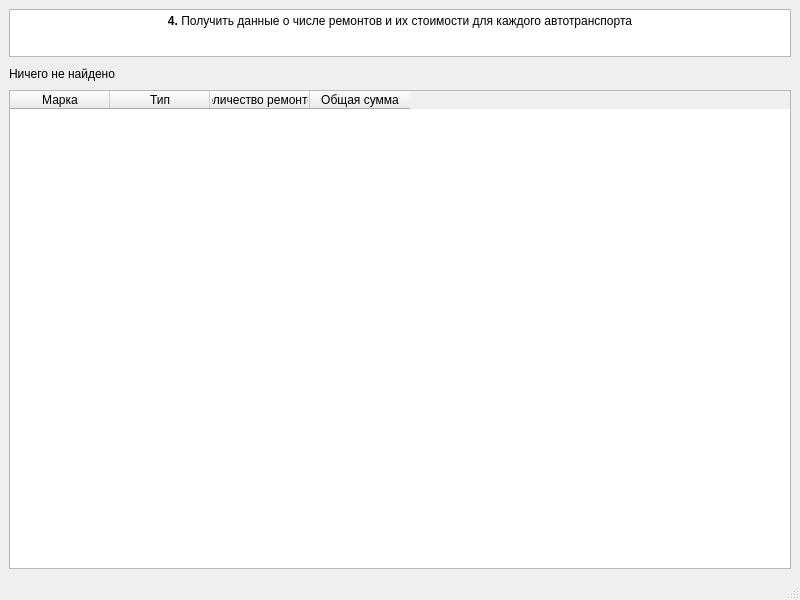
<?xml version="1.0" encoding="UTF-8"?>
<ui version="4.0">
 <class>MainWindow</class>
 <widget class="QMainWindow" name="MainWindow">
  <property name="windowModality">
   <enum>Qt::NonModal</enum>
  </property>
  <property name="geometry">
   <rect>
    <x>0</x>
    <y>0</y>
    <width>800</width>
    <height>600</height>
   </rect>
  </property>
  <property name="maximumSize">
   <size>
    <width>16777215</width>
    <height>16777210</height>
   </size>
  </property>
  <property name="windowTitle">
   <string>Запрос 4</string>
  </property>
  <widget class="QWidget" name="centralwidget">
   <layout class="QVBoxLayout" name="verticalLayout_2">
    <item>
     <layout class="QVBoxLayout" name="verticalLayout">
      <item>
       <widget class="QTextBrowser" name="textBrowser">
        <property name="enabled">
         <bool>true</bool>
        </property>
        <property name="maximumSize">
         <size>
          <width>16777215</width>
          <height>48</height>
         </size>
        </property>
        <property name="html">
         <string>&lt;!DOCTYPE HTML PUBLIC &quot;-//W3C//DTD HTML 4.0//EN&quot; &quot;http://www.w3.org/TR/REC-html40/strict.dtd&quot;&gt;
&lt;html&gt;&lt;head&gt;&lt;meta name=&quot;qrichtext&quot; content=&quot;1&quot; /&gt;&lt;style type=&quot;text/css&quot;&gt;
p, li { white-space: pre-wrap; }
&lt;/style&gt;&lt;/head&gt;&lt;body style=&quot; font-family:'MS Shell Dlg 2'; font-size:7.8pt; font-weight:400; font-style:normal;&quot;&gt;
&lt;p align=&quot;center&quot; style=&quot; margin-top:0px; margin-bottom:0px; margin-left:0px; margin-right:0px; -qt-block-indent:0; text-indent:0px;&quot;&gt;&lt;span style=&quot; font-size:9pt; font-weight:600;&quot;&gt;4.&lt;/span&gt;&lt;span style=&quot; font-size:9pt;&quot;&gt; Получить данные о числе ремонтов и их стоимости для каждого автотранспорта&lt;/span&gt;&lt;/p&gt;&lt;/body&gt;&lt;/html&gt;</string>
        </property>
       </widget>
      </item>
      <item>
       <widget class="QLabel" name="label">
        <property name="maximumSize">
         <size>
          <width>16777215</width>
          <height>21</height>
         </size>
        </property>
        <property name="font">
         <font>
          <pointsize>9</pointsize>
         </font>
        </property>
        <property name="text">
         <string>Ничего не найдено</string>
        </property>
       </widget>
      </item>
     </layout>
    </item>
    <item>
     <layout class="QHBoxLayout" name="horizontalLayout">
      <item>
       <widget class="QTableWidget" name="tableWidget">
        <property name="showGrid">
         <bool>true</bool>
        </property>
        <property name="gridStyle">
         <enum>Qt::SolidLine</enum>
        </property>
        <property name="sortingEnabled">
         <bool>false</bool>
        </property>
        <property name="wordWrap">
         <bool>true</bool>
        </property>
        <property name="cornerButtonEnabled">
         <bool>false</bool>
        </property>
        <property name="rowCount">
         <number>0</number>
        </property>
        <property name="columnCount">
         <number>4</number>
        </property>
        <column>
         <property name="text">
          <string>Марка</string>
         </property>
         <property name="font">
          <font>
           <family>MS Shell Dlg 2</family>
           <pointsize>9</pointsize>
          </font>
         </property>
        </column>
        <column>
         <property name="text">
          <string>Тип</string>
         </property>
         <property name="font">
          <font>
           <family>MS Shell Dlg 2</family>
           <pointsize>9</pointsize>
          </font>
         </property>
        </column>
        <column>
         <property name="text">
          <string>Количество ремонтов</string>
         </property>
         <property name="font">
          <font>
           <family>MS Shell Dlg 2</family>
           <pointsize>9</pointsize>
          </font>
         </property>
        </column>
        <column>
         <property name="text">
          <string>Общая сумма</string>
         </property>
         <property name="font">
          <font>
           <family>MS Shell Dlg 2</family>
           <pointsize>9</pointsize>
          </font>
         </property>
        </column>
       </widget>
      </item>
     </layout>
    </item>
   </layout>
  </widget>
  <widget class="QStatusBar" name="statusbar"/>
 </widget>
 <resources/>
 <connections/>
</ui>
